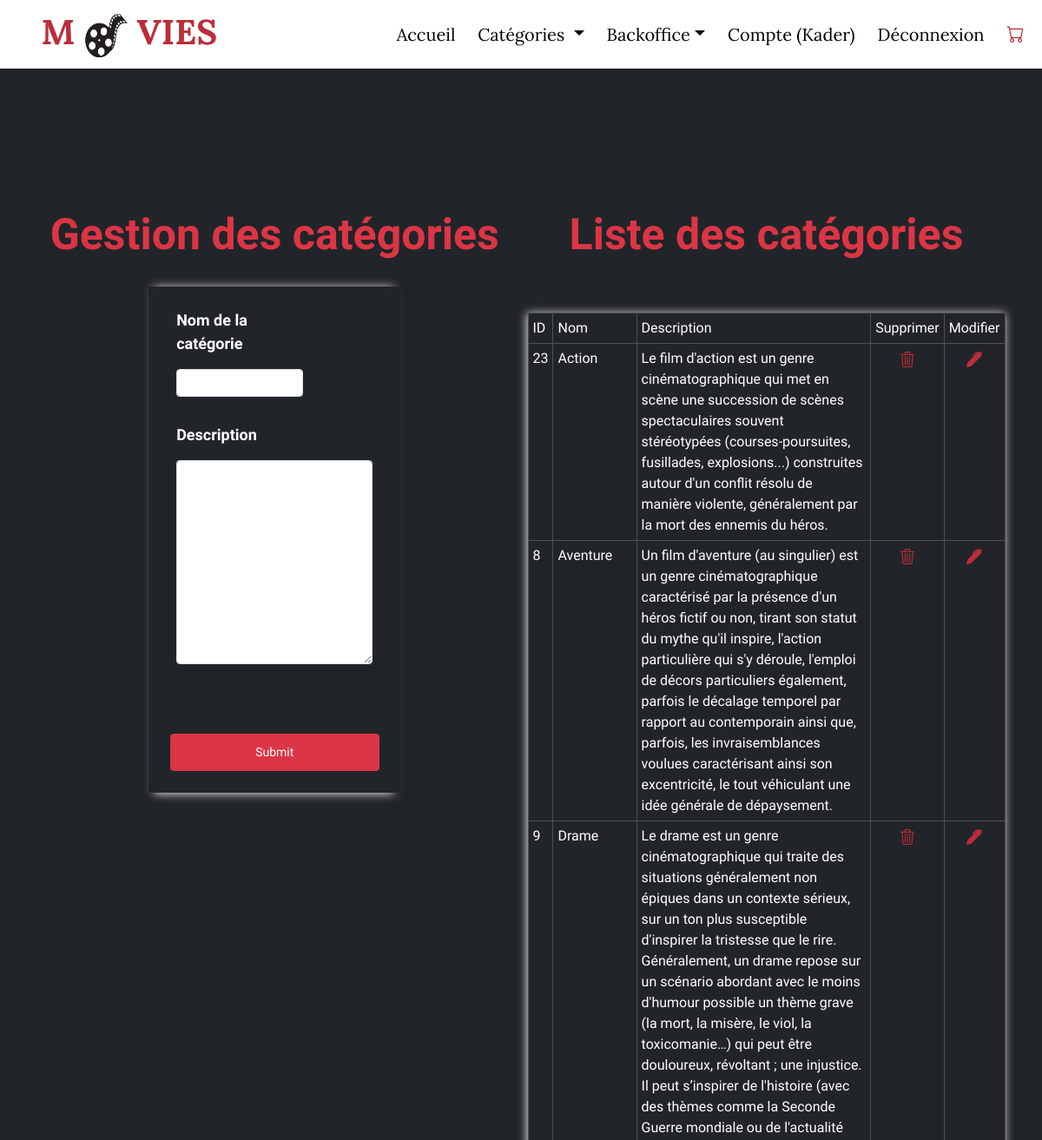
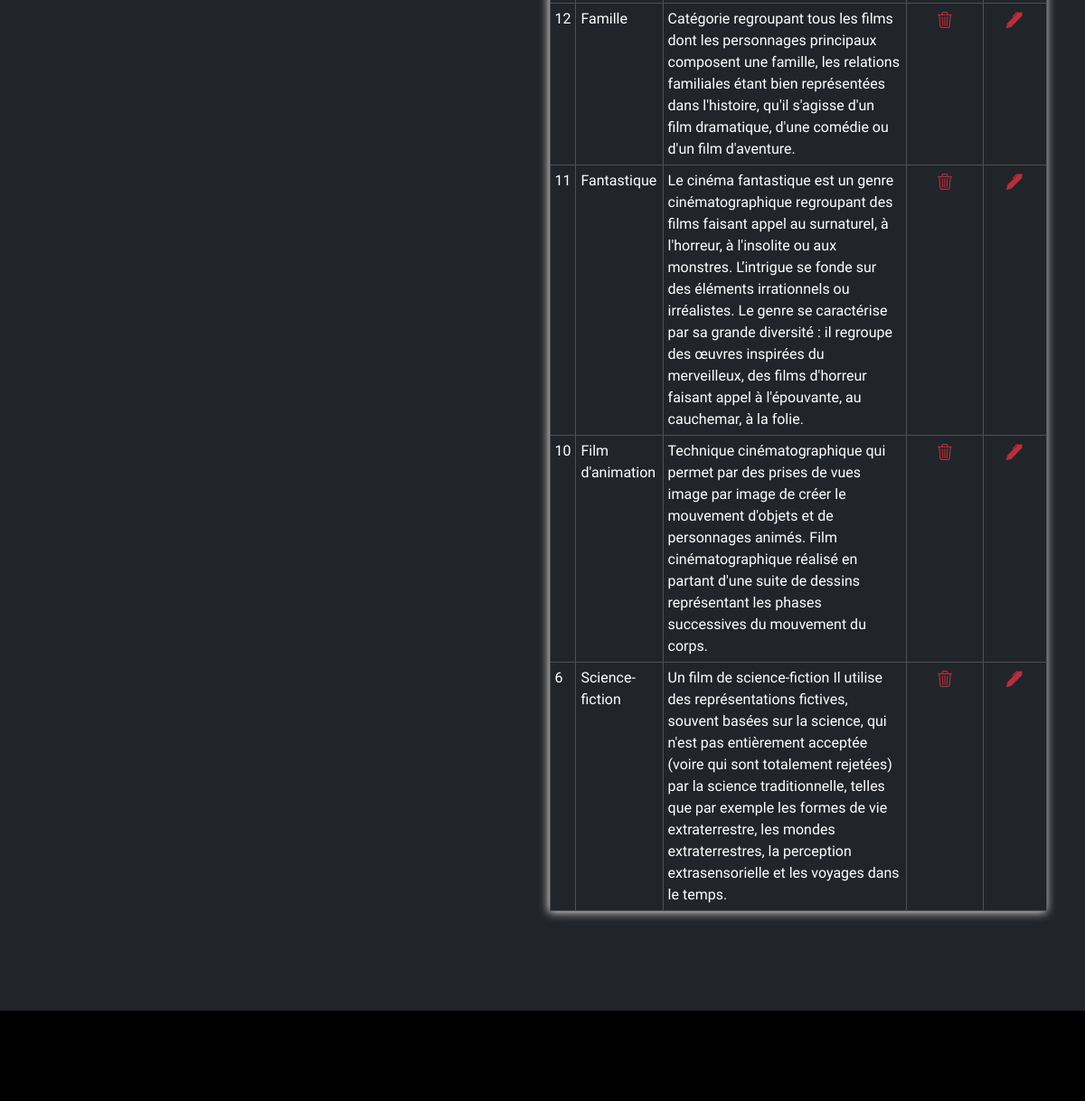
Screenshot of /admin/categories4.php (signed in) with the database file from the repository (2 pictures, top to bottom).
### tables this page shows
CREATE TABLE `categories` (
  `id` int NOT NULL,
  `name` varchar(50) NOT NULL,
  `description` text
);

### inc/functions.inc.php (called while the page is built, shortened)
<?php
function connection_bdd(): object
{
    $dsn = "mysql:host=" . DB_HOST . ";dbname=" . DB_NAME . ";charset=utf8";
    try {
        $pdo = new PDO($dsn, DB_USER, DB_PASS);
        $pdo->setAttribute(PDO::ATTR_ERRMODE, PDO::ERRMODE_EXCEPTION);
        $pdo->setAttribute(PDO::ATTR_DEFAULT_FETCH_MODE, PDO::FETCH_ASSOC);
    } catch (PDOException $e) {
        die("Erreur : " . $e->getMessage());
    }
    return $pdo;
}
function allCategories(string $order = "id"): mixed
{
    $cnx = connection_bdd();
    $sql = "SELECT * FROM categories ORDER BY $order";
    $request = $cnx->query($sql);
    $result = $request->fetchAll();
    return $result;
}

### admin/categories4.php (the view, shortened to what this page needs)
<?php
require_once("../inc/functions.inc.php");
?>
<?php
$categories = allCategories();
?>
<?php
require_once("../inc/header.inc.php");
?>
<main class="bg-dark">
    <div class="row mt-5" style="padding-top: 8rem;">
        <div class="col-sm-12 col-md-6 mt-5">
            <h2 class="text-center fw-bolder mb-5 text-danger">Gestion des catégories</h2>
            <?php if (isset($_GET['action']) && $_GET['action'] == "update") : ?>
                <form action="" method="post" class="back" id="updateCategory">
                    <div class="row">
                        <div class="col-md-8 mb-5">
                            <label for="name" class="text-white">Nom de la catégorie</label>
                            <input type="text" id="name" name="nameUpdate" class="form-control" value="<?= html_entity_decode($category['name']); ?>">
                        </div>
                        <div class="col-md-12 mb-5">
                            <label for="description" class="text-white">Description</label>
                            <textarea id="description" name="descriptionUpdate" class="form-control" rows="10"><?= html_entity_decode($category['description']); ?></textarea>
                        </div>
                    </div>
                    <div class="row justify-content-center">
                        <button type="submit" class="btn btn-danger p-3">Modifier</button>
                    </div>
                </form>
            <?php else : ?>
                <form action="" method="post" class="back">
                    <div class="row">
                        <div class="col-md-8 mb-5">
                            <label for="name" class="text-white">Nom de la catégorie</label>
                            <input type="text" id="name" name="name" class="form-control" value="">
                        </div>
                        <div class="col-md-12 mb-5">
                            <label for="description" class="text-white">Description</label>
                            <textarea id="description" name="description" class="form-control" rows="10"></textarea>
                        </div>
                    </div>
                    <div class="row justify-content-center">
                        <button type="submit" class="btn btn-danger p-3">Submit</button>
                    </div>
                </form>
            <?php endif; ?>
        </div>
        <div class="col-sm-12 col-md-6 d-flex flex-column mt-5 pe-3">
            <h2 class="text-center fw-bolder mb-5 text-danger">Liste des catégories</h2>
            <table class="table table-dark table-bordered mt-5 ">
                <thead>
                    <tr>
                        <th>ID</th>
                        <th>Nom</th>
                        <th>Description</th>
                        <th>Supprimer</th>
                        <th>Modifier</th>
                    </tr>
                </thead>
                <tbody>
                    <?php foreach ($categories as $category) : ?>
                        <tr>
                            <td><?= $category['id'] ?></td>
                            <td><?= html_entity_decode($category['name']) ?></td>
                            <td><?= html_entity_decode($category['description']) ?></td>
                            <td class="text-center">
                                <i class="bi bi-trash3" onclick="confirmDelete(<?= $category['id'] ?>)"></i>
                            </td>
                            <td class="text-center"><a href="categories.php?action=update&id=<?= $category['id']; ?>"><i class="bi bi-pen-fill"></i></a></td>
                        </tr>
                    <?php endforeach; ?>
                </tbody>
            </table>
        </div>
        <?php require_once("../inc/footer.inc.php"); ?>

### assets/css/style.css (style rules this page uses)
:root { --red: #bb2d3b; --gray: #191a19; --gray-2: #353535; --gray-light: #bbbbbb; --black: #000; --box-shadow-dark: 0px 5px 10px 0px rgba(50, 50, 50, 0.8); --box-shadow-light: -1px 1px 10px 0px #efe8e8; font-size: 62.5%; }
* { margin: 0; padding: 0; box-sizing: border-box; text-decoration: none; }
body { font-size: 1.6rem; font-family: "Dosis", sans-serif; background-color: var(--gray); color: #fff; }
main { padding: 10rem 4rem; min-height: 815px; transition: all 0.2s; }
h2 { font-size: 5rem !important; color: var(--red); font-weight: bolder; }
form.back { width: 50%; margin: 0 auto; box-shadow: var(--box-shadow-light) !important; }
form.back > div.row { font-size: 1.8rem; }
form.back .row { padding: 2.5rem; background-color: #212529; }
form.back label:not(.form-check-label) { margin-bottom: 1.6rem; font-weight: bolder; color: var(--black); }
form.back .form-control { font-size: 1.5rem !important; }
form.back button { font-size: 1.4rem !important; }
table, .sidebarre { background-color: #353535; color: white !important; box-shadow: var(--box-shadow-light) !important; }
.bi { color: var(--red); font-size: 1.8rem; }
table { border-collapse: collapse; }
th { padding: 10px 0; font-weight: 400; }
label { color: #fefefe !important; }

### rows the page displays
categories: id "23", name "Action", description "Le film d'action est un genre cinématographique qui met en scène une succession de scènes spectaculaires souvent stéréotypées (courses-poursuites, fusillades, explosions...) construites autour d'un conflit résolu de manière violente, généralement par la mort des ennemis du héros."
categories: id "8", name "Aventure", description "Un film d'aventure (au singulier) est un genre cinématographique caractérisé par la présence d'un héros fictif ou non, tirant son statut du mythe qu'il inspire, l'action particulière qui s'y déroule, l'emploi de décors particuliers également, parfois le décalage temporel par rapport au contemporain ainsi que, parfois, les invraisemblances voulues caractérisant ainsi son excentricité, le tout véhiculant une idée générale de dépaysement."
categories: id "9", name "Drame", description "Le drame est un genre cinématographique qui traite des situations généralement non épiques dans un contexte sérieux, sur un ton plus susceptible d'inspirer la tristesse que le rire. Généralement, un drame repose sur un scénario abordant avec le moins d'humour possible un thème grave (la mort, la misère, le viol, la toxicomanie…) qui peut être douloureux, révoltant ; une injustice. Il peut s’inspirer de l'histoire (avec des thèmes comme la Seconde Guerre mondiale ou de l'actualité"
categories: id "12", name "Famille", description "Catégorie regroupant tous les films dont les personnages principaux composent une famille, les relations familiales étant bien représentées dans l'histoire, qu'il s'agisse d'un film dramatique, d'une comédie ou d'un film d'aventure."
categories: id "11", name "Fantastique", description "Le cinéma fantastique est un genre cinématographique regroupant des films faisant appel au surnaturel, à l'horreur, à l'insolite ou aux monstres. L’intrigue se fonde sur des éléments irrationnels ou irréalistes. Le genre se caractérise par sa grande diversité : il regroupe des œuvres inspirées du merveilleux, des films d'horreur faisant appel à l'épouvante, au cauchemar, à la folie."
categories: id "10", name "Film d'animation", description "Technique cinématographique qui permet par des prises de vues image par image de créer le mouvement d'objets et de personnages animés. Film cinématographique réalisé en partant d'une suite de dessins représentant les phases successives du mouvement du corps."
categories: id "6", name "Science-fiction", description "Un film de science-fiction Il utilise des représentations fictives, souvent basées sur la science, qui n'est pas entièrement acceptée (voire qui sont totalement rejetées) par la science traditionnelle, telles que par exemple les formes de vie extraterrestre, les mondes extraterrestres, la perception extrasensorielle et les voyages dans le temps."

### other values shown
$user['pseudo'] "Kader"
